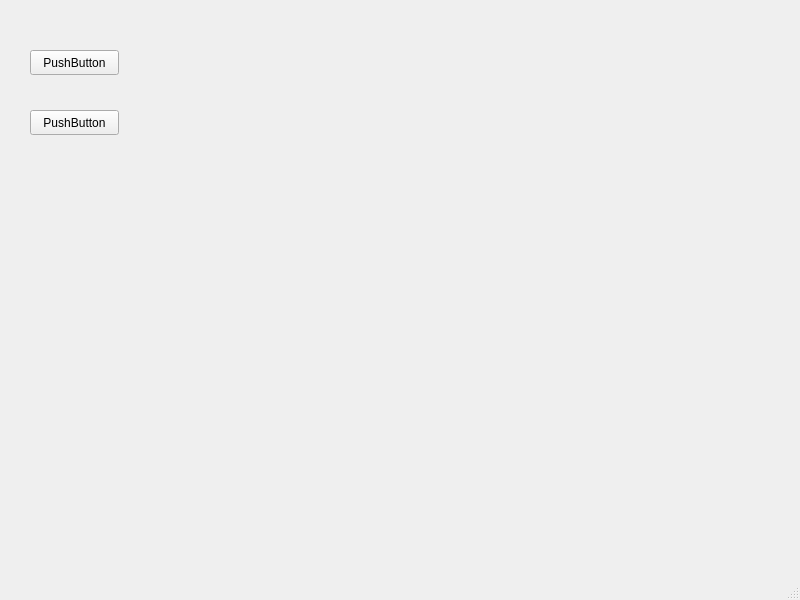
<?xml version="1.0" encoding="UTF-8"?>
<ui version="4.0">
 <class>MainWindow</class>
 <widget class="QMainWindow" name="MainWindow">
  <property name="geometry">
   <rect>
    <x>0</x>
    <y>0</y>
    <width>800</width>
    <height>600</height>
   </rect>
  </property>
  <property name="windowTitle">
   <string>MainWindow</string>
  </property>
  <widget class="QWidget" name="centralwidget">
   <widget class="QPushButton" name="pushButton">
    <property name="geometry">
     <rect>
      <x>30</x>
      <y>50</y>
      <width>89</width>
      <height>25</height>
     </rect>
    </property>
    <property name="text">
     <string>PushButton</string>
    </property>
   </widget>
   <widget class="QPushButton" name="pushButton_2">
    <property name="geometry">
     <rect>
      <x>30</x>
      <y>110</y>
      <width>89</width>
      <height>25</height>
     </rect>
    </property>
    <property name="text">
     <string>PushButton</string>
    </property>
   </widget>
   <widget class="QLabel" name="label">
    <property name="geometry">
     <rect>
      <x>140</x>
      <y>40</y>
      <width>640</width>
      <height>480</height>
     </rect>
    </property>
    <property name="text">
     <string/>
    </property>
   </widget>
  </widget>
  <widget class="QMenuBar" name="menubar">
   <property name="geometry">
    <rect>
     <x>0</x>
     <y>0</y>
     <width>800</width>
     <height>22</height>
    </rect>
   </property>
  </widget>
  <widget class="QStatusBar" name="statusbar"/>
 </widget>
 <resources/>
 <connections/>
</ui>
